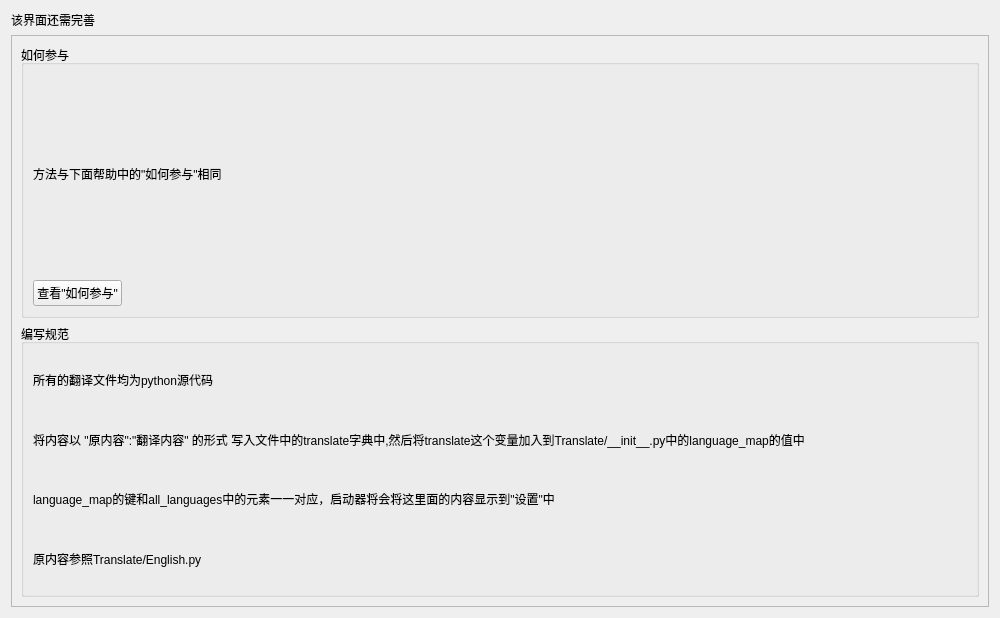
<?xml version="1.0" encoding="UTF-8"?>
<ui version="4.0">
 <class>JoinTranslate</class>
 <widget class="QWidget" name="JoinTranslate">
  <property name="geometry">
   <rect>
    <x>0</x>
    <y>0</y>
    <width>1000</width>
    <height>618</height>
   </rect>
  </property>
  <property name="windowTitle">
   <string>参与翻译</string>
  </property>
  <layout class="QGridLayout" name="gridLayout">
   <item row="0" column="0">
    <widget class="QLabel" name="label">
     <property name="text">
      <string>该界面还需完善</string>
     </property>
    </widget>
   </item>
   <item row="1" column="0">
    <widget class="QScrollArea" name="scrollArea">
     <property name="widgetResizable">
      <bool>true</bool>
     </property>
     <widget class="QWidget" name="scrollAreaWidgetContents">
      <property name="geometry">
       <rect>
        <x>0</x>
        <y>0</y>
        <width>980</width>
        <height>580</height>
       </rect>
      </property>
      <layout class="QGridLayout" name="gridLayout_2">
       <item row="0" column="0">
        <widget class="QGroupBox" name="groupBox">
         <property name="title">
          <string>如何参与</string>
         </property>
         <layout class="QGridLayout" name="gridLayout_3">
          <item row="1" column="0">
           <widget class="QPushButton" name="pb_lookup">
            <property name="text">
             <string>查看&quot;如何参与&quot;</string>
            </property>
           </widget>
          </item>
          <item row="1" column="1">
           <spacer name="horizontalSpacer">
            <property name="orientation">
             <enum>Qt::Horizontal</enum>
            </property>
            <property name="sizeHint" stdset="0">
             <size>
              <width>40</width>
              <height>20</height>
             </size>
            </property>
           </spacer>
          </item>
          <item row="0" column="0" colspan="2">
           <widget class="QLabel" name="label_2">
            <property name="text">
             <string>方法与下面帮助中的&quot;如何参与&quot;相同</string>
            </property>
           </widget>
          </item>
         </layout>
        </widget>
       </item>
       <item row="1" column="0">
        <widget class="QGroupBox" name="groupBox_2">
         <property name="title">
          <string>编写规范</string>
         </property>
         <layout class="QGridLayout" name="gridLayout_4">
          <item row="1" column="0">
           <widget class="QLabel" name="label_3">
            <property name="text">
             <string>将内容以 &quot;原内容&quot;:&quot;翻译内容&quot; 的形式 写入文件中的translate字典中,然后将translate这个变量加入到Translate/__init__.py中的language_map的值中</string>
            </property>
           </widget>
          </item>
          <item row="2" column="0">
           <widget class="QLabel" name="label_4">
            <property name="text">
             <string>language_map的键和all_languages中的元素一一对应，启动器将会将这里面的内容显示到&quot;设置&quot;中</string>
            </property>
           </widget>
          </item>
          <item row="3" column="0">
           <widget class="QLabel" name="label_5">
            <property name="text">
             <string>原内容参照Translate/English.py</string>
            </property>
           </widget>
          </item>
          <item row="0" column="0">
           <widget class="QLabel" name="label_6">
            <property name="text">
             <string>所有的翻译文件均为python源代码</string>
            </property>
           </widget>
          </item>
         </layout>
        </widget>
       </item>
      </layout>
     </widget>
    </widget>
   </item>
  </layout>
 </widget>
 <resources/>
 <connections/>
</ui>
